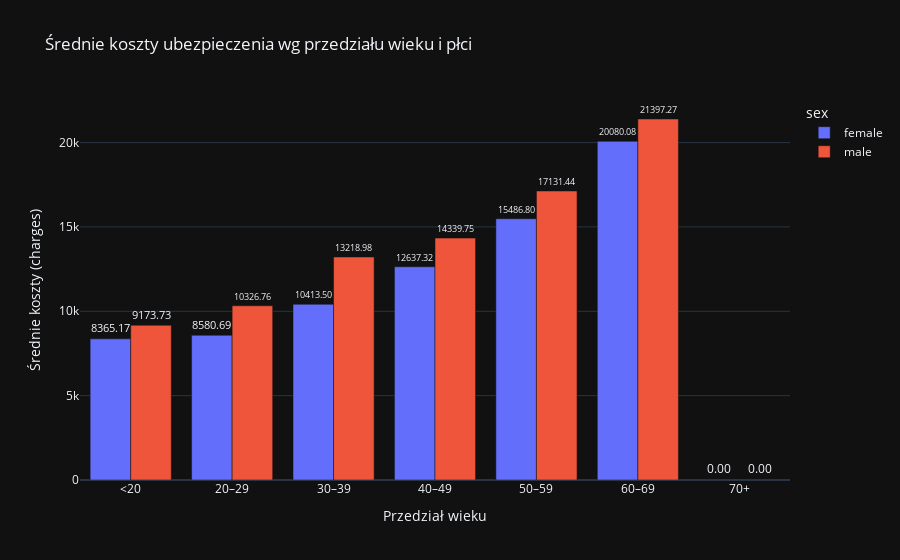

The notebook cell this image was saved under:
### Code cell
bins = [0, 20, 30, 40, 50, 60, 70, 100]
labels = ['<20', '20–29', '30–39', '40–49', '50–59', '60–69', '70+']
data['age_group'] = pd.cut(data['age'], bins=bins, labels=labels, right=False)

avg_by_age_sex = data.groupby(['age_group', 'sex'])['charges'].mean().reset_index()
avg_by_age_sex['sex'] = avg_by_age_sex['sex'].map({0: 'female', 1: 'male'})

fig_age_sex = px.bar(
    avg_by_age_sex, x='age_group', y='charges', color='sex', barmode='group',
    title="Średnie koszty ubezpieczenia wg przedziału wieku i płci",
    text='charges'
)
fig_age_sex.update_traces(texttemplate='%{text:.2f}', textposition='outside')
fig_age_sex.update_layout(xaxis_title="Przedział wieku", yaxis_title="Średnie koszty (charges)")
fig_age_sex.show()

### Figure 1 — Plotly figure (JSON) as saved in the notebook; plotly's stock layout.template omitted (floating-point values rounded to 4 significant figures)
{"data": [{"alignmentgroup": "True", "hovertemplate": "sex=female<br>age_group=%{x}<br>charges=%{text}<extra></extra>", "legendgroup": "female", "marker": {"color": "#636efa", "pattern": {"shape": ""}}, "name": "female", "offsetgroup": "female", "orientation": "v", "showlegend": true, "text": [8365.0, 8581.0, 10410.0, 12640.0, 15490.0, 20080.0, null], "textposition": "outside", "x": ["<20", "20–29", "30–39", "40–49", "50–59", "60–69", "70+"], "xaxis": "x", "y": [8365.0, 8581.0, 10410.0, 12640.0, 15490.0, 20080.0, null], "yaxis": "y", "type": "bar", "texttemplate": "%{text:.2f}"}, {"alignmentgroup": "True", "hovertemplate": "sex=male<br>age_group=%{x}<br>charges=%{text}<extra></extra>", "legendgroup": "male", "marker": {"color": "#EF553B", "pattern": {"shape": ""}}, "name": "male", "offsetgroup": "male", "orientation": "v", "showlegend": true, "text": [9174.0, 10330.0, 13220.0, 14340.0, 17130.0, 21400.0, null], "textposition": "outside", "x": ["<20", "20–29", "30–39", "40–49", "50–59", "60–69", "70+"], "xaxis": "x", "y": [9174.0, 10330.0, 13220.0, 14340.0, 17130.0, 21400.0, null], "yaxis": "y", "type": "bar", "texttemplate": "%{text:.2f}"}], "layout": {"xaxis": {"anchor": "y", "domain": [0.0, 1.0], "title": {"text": "Przedział wieku"}}, "yaxis": {"anchor": "x", "domain": [0.0, 1.0], "title": {"text": "Średnie koszty (charges)"}}, "legend": {"title": {"text": "sex"}, "tracegroupgap": 0}, "title": {"text": "Średnie koszty ubezpieczenia wg przedziału wieku i płci"}, "barmode": "group"}}
